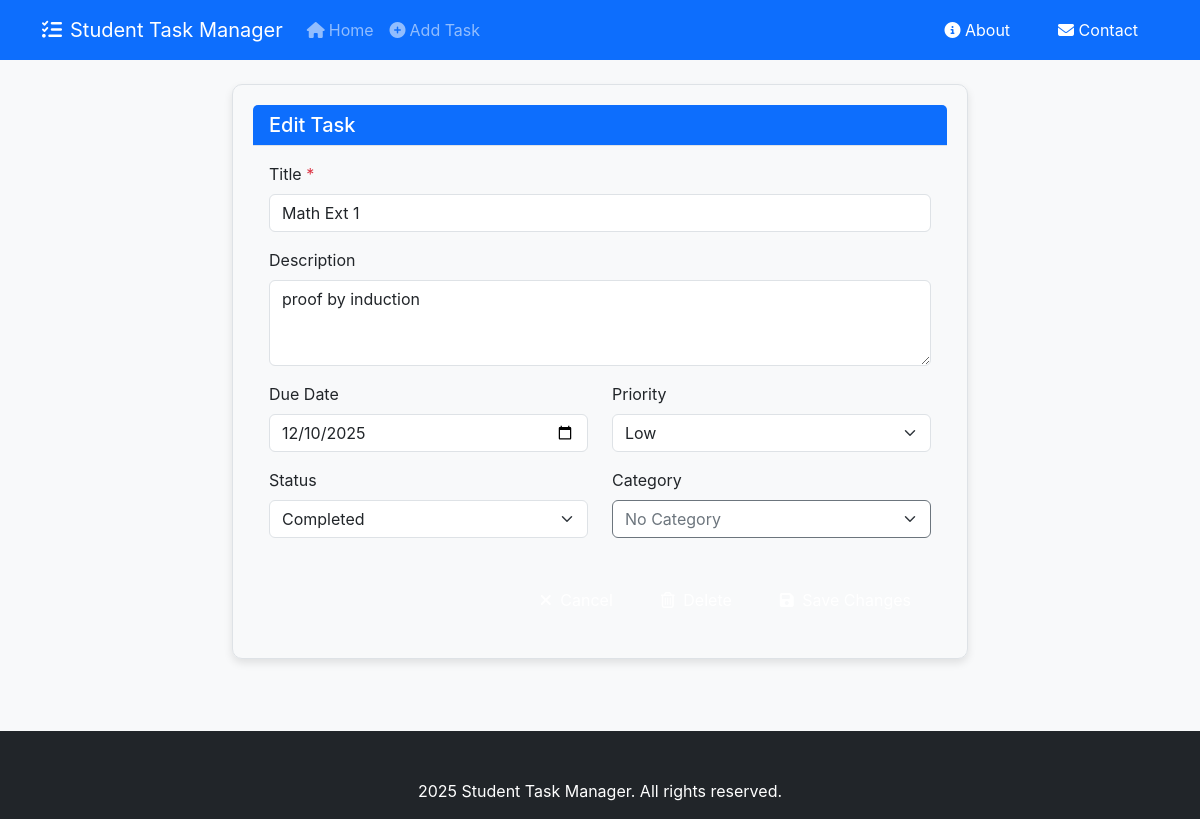
The app's page /task/3/edit, older data.
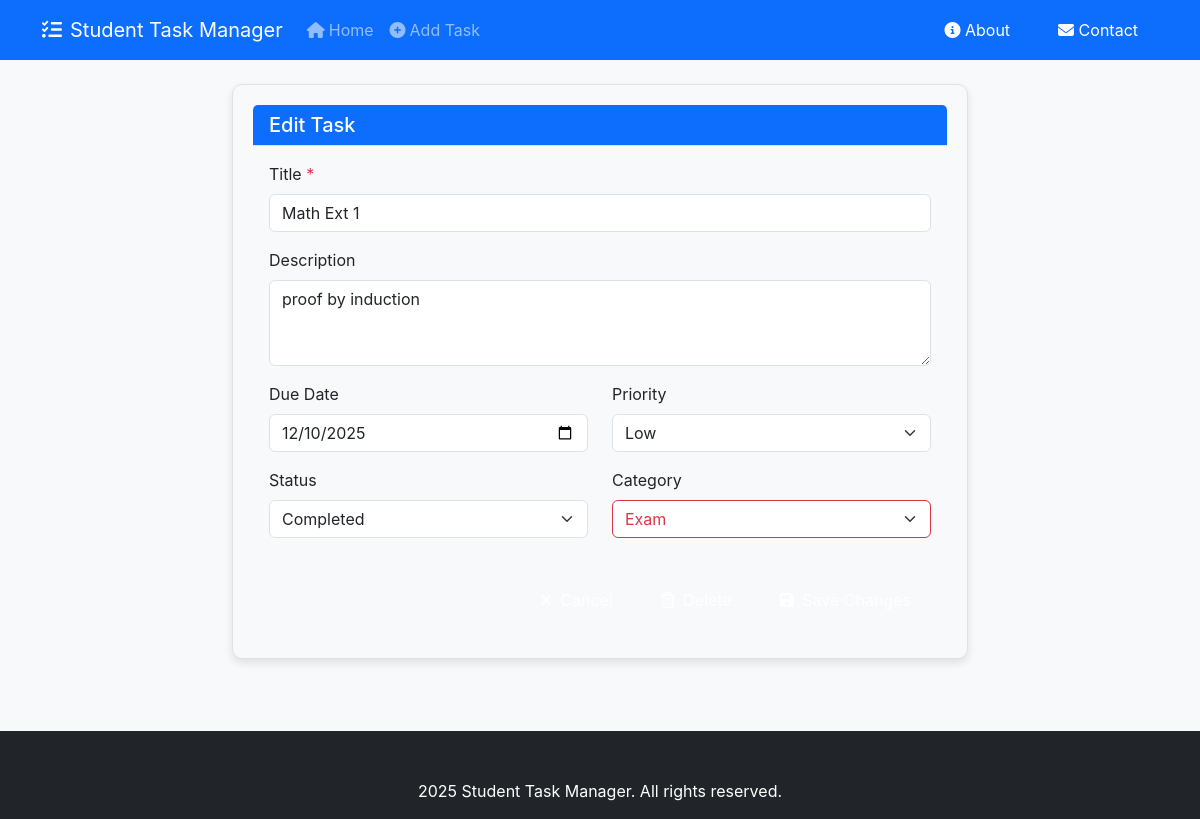
The same page, newer data.
### tables this page shows
CREATE TABLE tasks (
    id INTEGER PRIMARY KEY AUTOINCREMENT,
    title TEXT NOT NULL,
    description TEXT,
    due_date TIMESTAMP,
    priority TEXT CHECK(priority IN ('low', 'medium', 'high')),
    status TEXT CHECK(status IN ('not_started', 'in_progress', 'completed')) DEFAULT 'not_started',
    category_id INTEGER,
    created_at TIMESTAMP DEFAULT CURRENT_TIMESTAMP,
    completed_at TIMESTAMP,
    FOREIGN KEY (category_id) REFERENCES categories(id)
);

CREATE TABLE categories (
    id INTEGER PRIMARY KEY AUTOINCREMENT,
    name TEXT NOT NULL UNIQUE,
    color TEXT DEFAULT '#6c757d'
);

### Task_Organiser/app.py (the view, shortened to what this page needs)
    @app.route('/task/<int:task_id>/edit', methods=['GET', 'POST'])
    def edit_task(task_id):
        db = get_db()
        task = db.execute('SELECT * FROM tasks WHERE id = ?', (task_id,)).fetchone()
        if task is None:
            flash('Task not found', 'error')
            return redirect(url_for('index'))
        categories = db.execute('SELECT * FROM categories ORDER BY name').fetchall()
        return render_template('edit_task.html', task=dict(task), categories=categories)

### Task_Organiser/db.py (called while the page is built)
def get_db():
    if 'db' not in g:
        database_path = current_app.config['DATABASE']
        g.db = sqlite3.connect(database_path)
        g.db.row_factory = sqlite3.Row
    return g.db

### Task_Organiser/templates/edit_task.html (shortened to what this page needs)
{% extends 'base.html' %}
{% block content %}
  <div class="row justify-content-center">
    <div class="col-lg-8">
      <div class="card">
        <div class="card-header bg-primary text-white">
          <h2 class="h5 mb-0">Edit Task</h2>
        </div>
        <div class="card-body">
          <form method="post" action="{{ url_for('edit_task', task_id=task.id) }}">
            <div class="mb-3">
              <label for="title" class="form-label">Title <span class="text-danger">*</span></label>
              <input type="text" class="form-control" id="title" name="title" required
                     value="{{ task.title }}">
            </div>
            <div class="mb-3">
              <label for="description" class="form-label">Description</label>
              <textarea class="form-control" id="description" name="description"
                        rows="3">{{ task.description or '' }}</textarea>
            </div>
            <div class="row">
              <div class="col-md-6 mb-3">
                <label for="due_date" class="form-label">Due Date</label>
                <input type="date" class="form-control" id="due_date" name="due_date"
                       value="{{ task.due_date or '' }}">
              </div>
              <div class="col-md-6 mb-3">
                <label for="priority" class="form-label">Priority</label>
                <select class="form-select" id="priority" name="priority">
                  <option value="low" {% if task.priority == 'low' %}selected{% endif %}>Low</option>
                </select>
              </div>
            </div>
            <div class="row">
              <div class="col-md-6 mb-3">
                <label for="status" class="form-label">Status</label>
                <select class="form-select" id="status" name="status">
                  <option value="completed" {% if task.status == 'completed' %}selected{% endif %}>Completed</option>
                </select>
              </div>
              <div class="col-md-6 mb-3">
                <label for="category_id" class="form-label">Category</label>
                <select class="form-select" id="category_id" name="category_id">
                  <option value="">No Category</option>
                  {% for category in categories %}
                    <option value="{{ category.id }}"
                            {% if task.category_id == category.id %}selected{% endif %}
                            data-color="{{ category.color }}">
                      {{ category.name }}
                    </option>
                  {% endfor %}
                </select>
              </div>
            </div>
            <div class="d-flex justify-content-end gap-2 mt-4">
              <a href="{{ url_for('index') }}" class="btn btn-outline-secondary">
                <i class="fas fa-times me-1"></i> Cancel
              </a>
              <a href="{{ url_for('delete_task', task_id=task.id) }}"
                 class="btn btn-outline-danger"
                 onclick="return confirm('Are you sure you want to delete this task? This cannot be undone.')">
                <i class="far fa-trash-alt me-1"></i> Delete
              </a>
              <button type="submit" class="btn btn-primary">
                <i class="fas fa-save me-1"></i> Save Changes
              </button>
            </div>
          </form>
        </div>
      </div>
    </div>
  </div>
{% endblock %}

Row changes from the older to the newer data that the page shows:
changed tasks "Math Ext 1": category_id (not shown) → "Exam"
Text that changed along with them:
form field category_id: "No Category" → (not shown)
